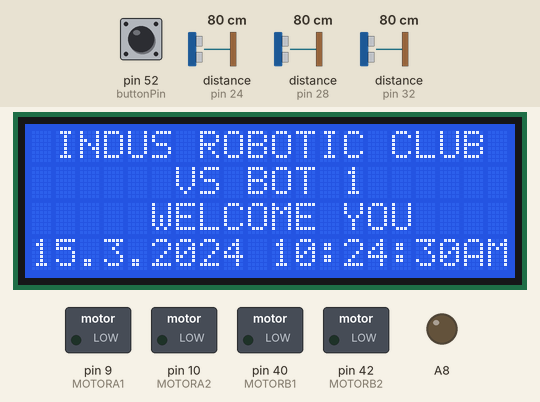
Bench run of a sketch on a simulated Arduino Mega 2560, built with avr-gcc and run on an emulated ATmega2560. On the bench: 20×4 character LCD, switched loads named in the sketch (green lamp = pin HIGH), output pins drawn as LEDs (lit = HIGH). Wiring (inferred from the names in the program): 3 × ultrasonic range finder: trigger pin 22, echo pin 24 / trigger pin 26, echo pin 28 / trigger pin 30, echo pin 32. The inputs (shaded band) are chosen by the test bench; at power-on: distance to the obstacle (sensors on pin 24, pin 28, pin 32) 80 cm, pin 52 (buttonPin) LOW. The echo pulse lasts 58.3 µs per cm; the local clock reads 2024-03-15 10:24:30 at power-on unless the sketch sets it; pins used as bus, display or sensor lines are not drawn; what the sketch prints to the serial monitor is not drawn.

Above: at 1.2 s.
1.3 s: distance to the obstacle (sensor on pin 24) set to 18 cm
At 1.3 s:
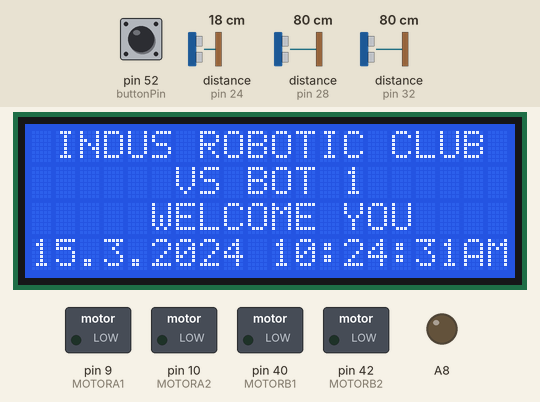
At 4.2 s:
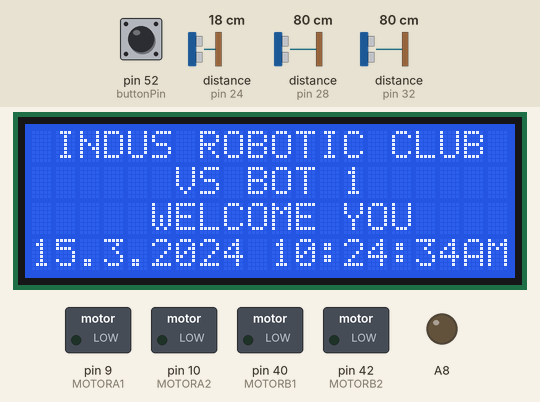
4.3 s: distance to the obstacle (sensor on pin 28) set to 4 cm
7.3 s: pin 52 (buttonPin) pulled HIGH for 0.25 s
9.5 s: pin 52 (buttonPin) pulled HIGH for 1 s
12.0 s: distance to the obstacle (sensor on pin 32) set to 9 cm
15.0 s: distance to the obstacle (sensor on pin 24) set to 35 cm
Timing chart, 0 to 18.0 s (numbered marks = the images above; inputs shaded):
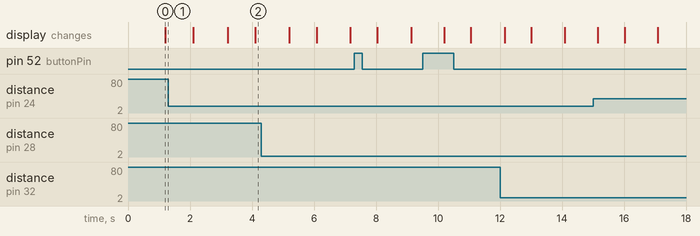

The sketch:

test26_10_combine.ino
```cpp
/*Version V 1.20
Date: 14/10/2015

Code for bluetooth app interface with arduino for vaccum cleaner robot

by K.P.V.S.Sathvik

*/

#include <Wire.h>
#include <LiquidCrystal.h>
#include <Time.h>
#include <DS1307RTC.h>

#define Rs_pin  0
#define En_pin  2
#define D4_pin  4
#define D5_pin  5
#define D6_pin  6
#define D7_pin  7
#define Rw_pin  8
//#define BACKLIGHT_PIN 3

LiquidCrystal lcd(Rs_pin,En_pin,D4_pin,D5_pin,D6_pin,D7_pin);

tmElements_t tm;  //Object declaration for RTC module


#define tPin_f  22  //trigger pin
#define ePin_f  24  //echo pin
#define tPin_r  26
#define ePin_r  28
#define tPin_l  30
#define ePin_l  32
/*#define m1_a  5  //left motor
#define m1_b  4
#define m2_a  3  //right motor
#define m2_b  2*/
int d_f, d_r, d_l ;  //time and distance for front, right, left sensors
float t_f, t_r, t_l;


#include <SoftwareSerial.h>

#define MOTORA1 9  //Right motor
#define MOTORA2 10
#define MOTORB1 40   //Left motor
#define MOTORB2 42
#define MOTORC 1  //Vaccum motor


#define bluetoothTx 11   //tx, rx pins for bluetooth module
#define bluetoothRx 12

SoftwareSerial bluetooth(bluetoothTx, bluetoothRx);

char check;  //char for checking the app response


#define buttonPin  52     // the number of the pushbutton pin
//const int ledPin =  13;      // the number of the LED pin

// variables will change:
int buttonState = 0;         // variable for reading the pushbutton status


//byte fw,bw,rt,lt,on_off,auto_app;//application switchs
void setup()
{
  pinMode(MOTORA1,OUTPUT);
  pinMode(MOTORA2,OUTPUT);
  pinMode(MOTORB1,OUTPUT);
  pinMode(MOTORB2,OUTPUT);
  pinMode(MOTORC,OUTPUT);
  //pinMode(MOTORC2,OUTPUT);

  Serial.begin(9600);
  bluetooth.begin(9600);

  pinMode(A8,OUTPUT);
  analogWrite(A8,50);
  lcd.begin (20,4); // <<-- our LCD is a 20x4, change for your LCD if needed
  digitalWrite(Rw_pin,LOW);

pinMode(tPin_f, OUTPUT);
  pinMode(ePin_f,INPUT);
  pinMode(tPin_r, OUTPUT);
  pinMode(ePin_r,INPUT);
  pinMode(tPin_l, OUTPUT);
  pinMode(ePin_l,INPUT);
 /* pinMode(m1_a, OUTPUT);
  pinMode(m1_b, OUTPUT);
  pinMode(m2_a, OUTPUT);
  pinMode(m2_b, OUTPUT); */

pinMode(buttonPin, INPUT);
}

void loop()
{
  lcd.setCursor(1,0);   //Start at character 1 on line 0
  lcd.print("INDUS ROBOTIC CLUB");
  lcd.setCursor(6,1);   //Go to character 6 on line 1
  lcd.print("VS BOT 1");
  lcd.setCursor(5,2);   //Go to character 5 on line 2
  lcd.print("WELCOME YOU");

  date_time_display();   //Function to display time and Date

  //delay(500);

buttonState = digitalRead(buttonPin);

  // check if the pushbutton is pressed.
  // if it is, the buttonState is HIGH:
  if (buttonState == HIGH)
  {
    Serial.println("Switch pressed");
    if(bluetooth.available()>= 0)  //checking if bluetooth is connected or not
    {
      Serial.print("bluetooth available  ");
      check=bluetooth.read();     //reads char send by bluetooth and stores the in variable check
     // Serial.println(check);
      if(check=='U')
      {   forward();
          Serial.println(" forward");   }

      if(check=='D')
      {   backward();
          Serial.println(" backward");   }

      if(check=='L')
      {   left();
          Serial.println(" left");   }

      if(check=='R')
      {   right();
          Serial.println(" right");   }

      if(check=='S')
      {   stopm();
          Serial.println(" stop");   }

      if(check=='1')
      {   vacuum_on();
          Serial.println("  vacuum_on");   }

      if(check=='0')
      {   vacuum_off();
          Serial.println(" vacuum_off");   }
      delay(200);
      }
    }

    else
    {
      Serial.println("Switch NOT pressed");
        digitalWrite(tPin_f, LOW);
        delayMicroseconds(3);
        digitalWrite(tPin_f, HIGH);
        delayMicroseconds(10);
        digitalWrite(tPin_f, LOW);
        delayMicroseconds(10);
        pinMode(ePin_f, INPUT);
        t_f = pulseIn(ePin_f, HIGH);
        d_f = (t_f * 34 * 3)/5800;

        digitalWrite(tPin_r, LOW);
        delayMicroseconds(3);
        digitalWrite(tPin_r, HIGH);
        delayMicroseconds(10);
        digitalWrite(tPin_r, LOW);
        delayMicroseconds(10);
        pinMode(ePin_r, INPUT);
        t_r = pulseIn(ePin_r, HIGH);
        d_r = (t_r * 34 * 3)/5800;

        digitalWrite(tPin_l, LOW);
        delayMicroseconds(3);
        digitalWrite(tPin_l, HIGH);
        delayMicroseconds(10);
        digitalWrite(tPin_l, LOW);
        delayMicroseconds(10);
        pinMode(ePin_l, INPUT);
        t_l = pulseIn(ePin_l, HIGH);
        d_l = (t_l * 34 * 3)/5800;


        /*if (d >= 200 || d <= 0)
          {
            Serial.println("Out of range");
          }*/
          //else
          {
            Serial.print(d_f);
            Serial.println("f_cm  ");
            Serial.print(d_r);
            Serial.println("r_cm  ");
            Serial.print(d_l);
            Serial.println("l_cm  ");
            Serial.println("  ");
          }

          /*if (d_f < 20)
          {

            reverse();
            delay(1000);
            if(d_r<20)
            {  left_turn();}
            else if(d_l<20)
            {   right_turn();}
            else
            { reverse();
              delay(3000);
            }
          }
           else
          {
            forward();
            Serial.print("forward");
          }*/

          delay(200);


    }
}


/*
void forward()
{
digitalWrite(MOTORA1, HIGH);
digitalWrite(MOTORA2, LOW);
digitalWrite(MOTORB1, HIGH);
digitalWrite(MOTORB2, LOW);
}

void reverse()
{
digitalWrite(MOTORA1, LOW);
digitalWrite(MOTORA2, HIGH);
digitalWrite(MOTORB1, LOW);
digitalWrite(MOTORB2, HIGH);
}

void right_turn()
{
digitalWrite(MOTORA1, HIGH);
digitalWrite(MOTORA2, LOW);
digitalWrite(MOTORB1, LOW);
digitalWrite(MOTORB2, LOW);
delay(2000);
}

void left_turn()
{
digitalWrite(MOTORA1, LOW);
digitalWrite(MOTORA2, LOW);
digitalWrite(MOTORB1, HIGH);
digitalWrite(MOTORB2, LOW);
delay(2000);
}
*/


void date_time_display()  //Function to display time and Date
{
  if (RTC.read(tm)) //Reads the time from RTC module
  {

    lcd.setCursor(0,3); //Go to character 0 on line 3
    lcd.print(tm.Day);  //Displays day
    lcd.print('.');
    lcd.print(tm.Month); //Displays month
    lcd.print('.');
    lcd.print(tmYearToCalendar(tm.Year));   //Displays year in two digits

    // Displays time in 12 hours
    lcd.setCursor(10,3); //Go to character 10 on line 3
    print2digits(Hour());  //Displays hour in two digit
    lcd.print(':');
    print2digits(tm.Minute);  //Displays minute in two digit
    lcd.print(':');
    print2digits(tm.Second);  //Displays second in two digit

    /*
    // Displays time in 24 hours
    lcd.setCursor(12,3); //Go to character 12 on line 3
    print2digits(tm.Hour());  //Displays hour in two digit
    lcd.print(':');
    print2digits(tm.Minute);  //Displays minute in two digit
    lcd.print(':');
    print2digits(tm.Second);  //Displays second in two digit
    */
  }
}


void print2digits(int number)   //Function to display a number in two digits
{
  if (number >= 0 && number < 10)
  {
    lcd.print('0');   //Puts 0 if it is less than 10. For example, if it is 5 than it displays 05
  }

  lcd.print(number);
}


int Hour()  //Funtion to Display time in 12 hours
{
  int h=tm.Hour;  //Storing hours from RTC module in h
  lcd.setCursor(18,3); //Go to character 10 on line 3

  if(h>12)
  {
    h=h-12;
    lcd.print("PM");  //Display PM if h is greater than 12
  }
  else
  {
    lcd.print("AM");  //Display AM if h is less than 12
  }

  lcd.setCursor(10,3); //Go to character 10 on line 3

  return h;
}


void forward()
{
    digitalWrite(MOTORA1,HIGH);
    digitalWrite(MOTORA2,LOW);
    digitalWrite(MOTORB1,HIGH);
    digitalWrite(MOTORB2,LOW);
}

void backward()
{
    digitalWrite(MOTORA1,LOW);
    digitalWrite(MOTORA2,HIGH);
    digitalWrite(MOTORB1,LOW);
    digitalWrite(MOTORB2,HIGH);
}

void left()
{
    digitalWrite(MOTORA1,HIGH);
    digitalWrite(MOTORA2,LOW);
    digitalWrite(MOTORB1,LOW);
    digitalWrite(MOTORB2,LOW);
}

void right()
{
    digitalWrite(MOTORA1,LOW);
    digitalWrite(MOTORA2,LOW);
    digitalWrite(MOTORB1,HIGH);
    digitalWrite(MOTORB2,LOW);
}

void stopm()
{
    digitalWrite(MOTORA1,LOW);
    digitalWrite(MOTORA2,LOW);
    digitalWrite(MOTORB1,LOW);
    digitalWrite(MOTORB2,LOW);
}

void vacuum_on()
{
    digitalWrite(MOTORC,HIGH);
}

void vacuum_off()
{
    digitalWrite(MOTORC,LOW);
}
```
